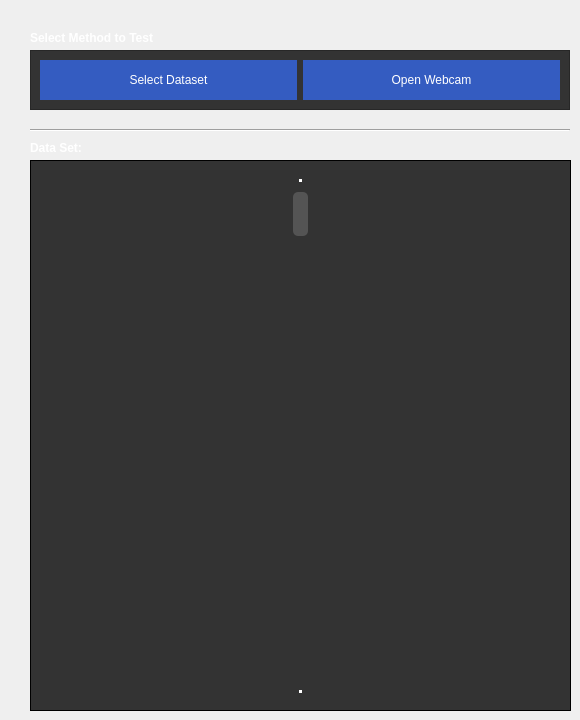
    <widget class="QWidget" name="test">
     <attribute name="title">
      <string>  Test  </string>
     </attribute>
     <widget class="QFrame" name="test_button_frame">
      <property name="geometry">
       <rect>
        <x>30</x>
        <y>50</y>
        <width>540</width>
        <height>60</height>
       </rect>
      </property>
      <property name="minimumSize">
       <size>
        <width>540</width>
        <height>0</height>
       </size>
      </property>
      <property name="styleSheet">
       <string notr="true">QFrame {
    background-color: #333333;
}</string>
      </property>
      <property name="frameShape">
       <enum>QFrame::StyledPanel</enum>
      </property>
      <property name="frameShadow">
       <enum>QFrame::Raised</enum>
      </property>
      <layout class="QHBoxLayout" name="horizontalLayout">
       <item>
        <widget class="QPushButton" name="data_file_button_2">
         <property name="minimumSize">
          <size>
           <width>120</width>
           <height>40</height>
          </size>
         </property>
         <property name="baseSize">
          <size>
           <width>120</width>
           <height>40</height>
          </size>
         </property>
         <property name="palette">
          <palette>
           <active>
            <colorrole role="WindowText">
             <brush brushstyle="SolidPattern">
              <color alpha="255">
               <red>255</red>
               <green>255</green>
               <blue>255</blue>
              </color>
             </brush>
            </colorrole>
            <colorrole role="Button">
             <brush brushstyle="SolidPattern">
              <color alpha="255">
               <red>52</red>
               <green>92</green>
               <blue>193</blue>
              </color>
             </brush>
            </colorrole>
            <colorrole role="Text">
             <brush brushstyle="SolidPattern">
              <color alpha="255">
               <red>255</red>
               <green>255</green>
               <blue>255</blue>
              </color>
             </brush>
            </colorrole>
            <colorrole role="ButtonText">
             <brush brushstyle="SolidPattern">
              <color alpha="255">
               <red>255</red>
               <green>255</green>
               <blue>255</blue>
              </color>
             </brush>
            </colorrole>
            <colorrole role="Base">
             <brush brushstyle="SolidPattern">
              <color alpha="255">
               <red>52</red>
               <green>92</green>
               <blue>193</blue>
              </color>
             </brush>
            </colorrole>
            <colorrole role="Window">
             <brush brushstyle="SolidPattern">
              <color alpha="255">
               <red>52</red>
               <green>92</green>
               <blue>193</blue>
              </color>
             </brush>
            </colorrole>
            <colorrole role="PlaceholderText">
             <brush brushstyle="NoBrush">
              <color alpha="128">
               <red>255</red>
               <green>255</green>
               <blue>255</blue>
              </color>
             </brush>
            </colorrole>
           </active>
           <inactive>
            <colorrole role="WindowText">
             <brush brushstyle="SolidPattern">
              <color alpha="255">
               <red>255</red>
               <green>255</green>
               <blue>255</blue>
              </color>
             </brush>
            </colorrole>
            <colorrole role="Button">
             <brush brushstyle="SolidPattern">
              <color alpha="255">
               <red>52</red>
               <green>92</green>
               <blue>193</blue>
              </color>
             </brush>
            </colorrole>
            <colorrole role="Text">
             <brush brushstyle="SolidPattern">
              <color alpha="255">
               <red>255</red>
               <green>255</green>
               <blue>255</blue>
              </color>
             </brush>
            </colorrole>
            <colorrole role="ButtonText">
             <brush brushstyle="SolidPattern">
              <color alpha="255">
               <red>255</red>
               <green>255</green>
               <blue>255</blue>
              </color>
             </brush>
            </colorrole>
            <colorrole role="Base">
             <brush brushstyle="SolidPattern">
              <color alpha="255">
               <red>52</red>
               <green>92</green>
               <blue>193</blue>
              </color>
             </brush>
            </colorrole>
            <colorrole role="Window">
             <brush brushstyle="SolidPattern">
              <color alpha="255">
               <red>52</red>
               <green>92</green>
               <blue>193</blue>
              </color>
             </brush>
            </colorrole>
            <colorrole role="PlaceholderText">
             <brush brushstyle="NoBrush">
              <color alpha="128">
               <red>255</red>
               <green>255</green>
               <blue>255</blue>
              </color>
             </brush>
            </colorrole>
           </inactive>
           <disabled>
            <colorrole role="WindowText">
             <brush brushstyle="SolidPattern">
              <color alpha="255">
               <red>255</red>
               <green>255</green>
               <blue>255</blue>
              </color>
             </brush>
            </colorrole>
            <colorrole role="Button">
             <brush brushstyle="SolidPattern">
              <color alpha="255">
               <red>52</red>
               <green>92</green>
               <blue>193</blue>
              </color>
             </brush>
            </colorrole>
            <colorrole role="Text">
             <brush brushstyle="SolidPattern">
              <color alpha="255">
               <red>255</red>
               <green>255</green>
               <blue>255</blue>
              </color>
             </brush>
            </colorrole>
            <colorrole role="ButtonText">
             <brush brushstyle="SolidPattern">
              <color alpha="255">
               <red>255</red>
               <green>255</green>
               <blue>255</blue>
              </color>
             </brush>
            </colorrole>
            <colorrole role="Base">
             <brush brushstyle="SolidPattern">
              <color alpha="255">
               <red>52</red>
               <green>92</green>
               <blue>193</blue>
              </color>
             </brush>
            </colorrole>
            <colorrole role="Window">
             <brush brushstyle="SolidPattern">
              <color alpha="255">
               <red>52</red>
               <green>92</green>
               <blue>193</blue>
              </color>
             </brush>
            </colorrole>
            <colorrole role="PlaceholderText">
             <brush brushstyle="NoBrush">
              <color alpha="128">
               <red>255</red>
               <green>255</green>
               <blue>255</blue>
              </color>
             </brush>
            </colorrole>
           </disabled>
          </palette>
         </property>
         <property name="styleSheet">
          <string notr="true">QPushButton {
    background-color: #345CC1;
    color: white; /* Set text color to white for better contrast */
    border: none;
    padding: 8px 16px; /* Optional: Add some padding for better appearance */
}

QPushButton:hover {
    background-color: #2A4BA0; /* Optional: Slightly darker color on hover */
}

QPushButton:pressed {
    background-color: #1E3C8C; /* Optional: Even darker color when pressed */
}</string>
         </property>
         <property name="text">
          <string>Select Dataset</string>
         </property>
        </widget>
       </item>
       <item>
        <widget class="QPushButton" name="data_file_button_3">
         <property name="minimumSize">
          <size>
           <width>120</width>
           <height>40</height>
          </size>
         </property>
         <property name="baseSize">
          <size>
           <width>120</width>
           <height>40</height>
          </size>
         </property>
         <property name="palette">
          <palette>
           <active>
            <colorrole role="WindowText">
             <brush brushstyle="SolidPattern">
              <color alpha="255">
               <red>255</red>
               <green>255</green>
               <blue>255</blue>
              </color>
             </brush>
            </colorrole>
            <colorrole role="Button">
             <brush brushstyle="SolidPattern">
              <color alpha="255">
               <red>52</red>
               <green>92</green>
               <blue>193</blue>
              </color>
             </brush>
            </colorrole>
            <colorrole role="Text">
             <brush brushstyle="SolidPattern">
              <color alpha="255">
               <red>255</red>
               <green>255</green>
               <blue>255</blue>
              </color>
             </brush>
            </colorrole>
            <colorrole role="ButtonText">
             <brush brushstyle="SolidPattern">
              <color alpha="255">
               <red>255</red>
               <green>255</green>
               <blue>255</blue>
              </color>
             </brush>
            </colorrole>
            <colorrole role="Base">
             <brush brushstyle="SolidPattern">
              <color alpha="255">
               <red>52</red>
               <green>92</green>
               <blue>193</blue>
              </color>
             </brush>
            </colorrole>
            <colorrole role="Window">
             <brush brushstyle="SolidPattern">
              <color alpha="255">
               <red>52</red>
               <green>92</green>
               <blue>193</blue>
              </color>
             </brush>
            </colorrole>
            <colorrole role="PlaceholderText">
             <brush brushstyle="NoBrush">
              <color alpha="128">
               <red>255</red>
               <green>255</green>
               <blue>255</blue>
              </color>
             </brush>
            </colorrole>
           </active>
           <inactive>
            <colorrole role="WindowText">
             <brush brushstyle="SolidPattern">
              <color alpha="255">
               <red>255</red>
               <green>255</green>
               <blue>255</blue>
              </color>
             </brush>
            </colorrole>
            <colorrole role="Button">
             <brush brushstyle="SolidPattern">
              <color alpha="255">
               <red>52</red>
               <green>92</green>
               <blue>193</blue>
              </color>
             </brush>
            </colorrole>
            <colorrole role="Text">
             <brush brushstyle="SolidPattern">
              <color alpha="255">
               <red>255</red>
               <green>255</green>
               <blue>255</blue>
              </color>
             </brush>
            </colorrole>
            <colorrole role="ButtonText">
             <brush brushstyle="SolidPattern">
              <color alpha="255">
               <red>255</red>
               <green>255</green>
               <blue>255</blue>
              </color>
             </brush>
            </colorrole>
            <colorrole role="Base">
             <brush brushstyle="SolidPattern">
              <color alpha="255">
               <red>52</red>
               <green>92</green>
               <blue>193</blue>
              </color>
             </brush>
            </colorrole>
            <colorrole role="Window">
             <brush brushstyle="SolidPattern">
              <color alpha="255">
               <red>52</red>
               <green>92</green>
               <blue>193</blue>
              </color>
             </brush>
            </colorrole>
            <colorrole role="PlaceholderText">
             <brush brushstyle="NoBrush">
              <color alpha="128">
               <red>255</red>
               <green>255</green>
               <blue>255</blue>
              </color>
             </brush>
            </colorrole>
           </inactive>
           <disabled>
            <colorrole role="WindowText">
             <brush brushstyle="SolidPattern">
              <color alpha="255">
               <red>255</red>
               <green>255</green>
               <blue>255</blue>
              </color>
             </brush>
            </colorrole>
            <colorrole role="Button">
             <brush brushstyle="SolidPattern">
              <color alpha="255">
               <red>52</red>
               <green>92</green>
               <blue>193</blue>
              </color>
             </brush>
            </colorrole>
            <colorrole role="Text">
             <brush brushstyle="SolidPattern">
              <color alpha="255">
               <red>255</red>
               <green>255</green>
               <blue>255</blue>
              </color>
             </brush>
            </colorrole>
            <colorrole role="ButtonText">
             <brush brushstyle="SolidPattern">
              <color alpha="255">
               <red>255</red>
               <green>255</green>
               <blue>255</blue>
              </color>
             </brush>
            </colorrole>
            <colorrole role="Base">
             <brush brushstyle="SolidPattern">
              <color alpha="255">
               <red>52</red>
               <green>92</green>
               <blue>193</blue>
              </color>
             </brush>
            </colorrole>
            <colorrole role="Window">
             <brush brushstyle="SolidPattern">
              <color alpha="255">
               <red>52</red>
               <green>92</green>
               <blue>193</blue>
              </color>
             </brush>
            </colorrole>
            <colorrole role="PlaceholderText">
             <brush brushstyle="NoBrush">
              <color alpha="128">
               <red>255</red>
               <green>255</green>
               <blue>255</blue>
              </color>
             </brush>
            </colorrole>
           </disabled>
          </palette>
         </property>
         <property name="styleSheet">
          <string notr="true">QPushButton {
    background-color: #345CC1;
    color: white; /* Set text color to white for better contrast */
    border: none;
    padding: 8px 16px; /* Optional: Add some padding for better appearance */
}

QPushButton:hover {
    background-color: #2A4BA0; /* Optional: Slightly darker color on hover */
}

QPushButton:pressed {
    background-color: #1E3C8C; /* Optional: Even darker color when pressed */
}</string>
         </property>
         <property name="text">
          <string>Open Webcam</string>
         </property>
        </widget>
       </item>
      </layout>
     </widget>
     <widget class="Line" name="test_line">
      <property name="geometry">
       <rect>
        <x>30</x>
        <y>120</y>
        <width>540</width>
        <height>20</height>
       </rect>
      </property>
      <property name="minimumSize">
       <size>
        <width>540</width>
        <height>0</height>
       </size>
      </property>
      <property name="orientation">
       <enum>Qt::Horizontal</enum>
      </property>
     </widget>
     <widget class="QLabel" name="test_button_title">
      <property name="geometry">
       <rect>
        <x>30</x>
        <y>30</y>
        <width>141</width>
        <height>16</height>
       </rect>
      </property>
      <property name="styleSheet">
       <string notr="true">QLabel {
    color: white;
	font-weight: bold;
}
</string>
      </property>
      <property name="text">
       <string>Select Method to Test</string>
      </property>
     </widget>
     <widget class="QFrame" name="frame_4">
      <property name="geometry">
       <rect>
        <x>30</x>
        <y>160</y>
        <width>541</width>
        <height>551</height>
       </rect>
      </property>
      <property name="minimumSize">
       <size>
        <width>540</width>
        <height>0</height>
       </size>
      </property>
      <property name="styleSheet">
       <string notr="true">QFrame {
    background-color: #333333;
}</string>
      </property>
      <property name="frameShape">
       <enum>QFrame::Box</enum>
      </property>
      <property name="frameShadow">
       <enum>QFrame::Plain</enum>
      </property>
      <layout class="QHBoxLayout" name="horizontalLayout_4">
       <item>
        <layout class="QGridLayout" name="gridLayout"/>
       </item>
       <item>
        <widget class="QScrollBar" name="data_scroll_2">
         <property name="styleSheet">
          <string notr="true">QScrollBar:vertical {
    background: #333333;
    width: 15px;
    margin: 22px 0 22px 0;
}

QScrollBar::handle:vertical {
    background: #545454; 
    min-height: 20px;
    border-radius: 5px;
}

QScrollBar::add-line:vertical {
    background: #333333;
    height: 20px;
    subcontrol-position: bottom;
    subcontrol-origin: margin;
}

QScrollBar::sub-line:vertical {
    background: #333333;
    height: 20px;
    subcontrol-position: top;
    subcontrol-origin: margin;
}

QScrollBar::up-arrow:vertical, QScrollBar::down-arrow:vertical {
    width: 3px;
    height: 3px;
    background: white;
}

QScrollBar::add-page:vertical, QScrollBar::sub-page:vertical {
    background: none;
}</string>
         </property>
         <property name="orientation">
          <enum>Qt::Vertical</enum>
         </property>
        </widget>
       </item>
      </layout>
     </widget>
     <widget class="QLabel" name="data_image_title_2">
      <property name="geometry">
       <rect>
        <x>30</x>
        <y>140</y>
        <width>91</width>
        <height>16</height>
       </rect>
      </property>
      <property name="styleSheet">
       <string notr="true">QLabel {
    color: white;
	font-weight: bold;
}
</string>
      </property>
      <property name="text">
       <string>Data Set:</string>
      </property>
     </widget>
    </widget>
